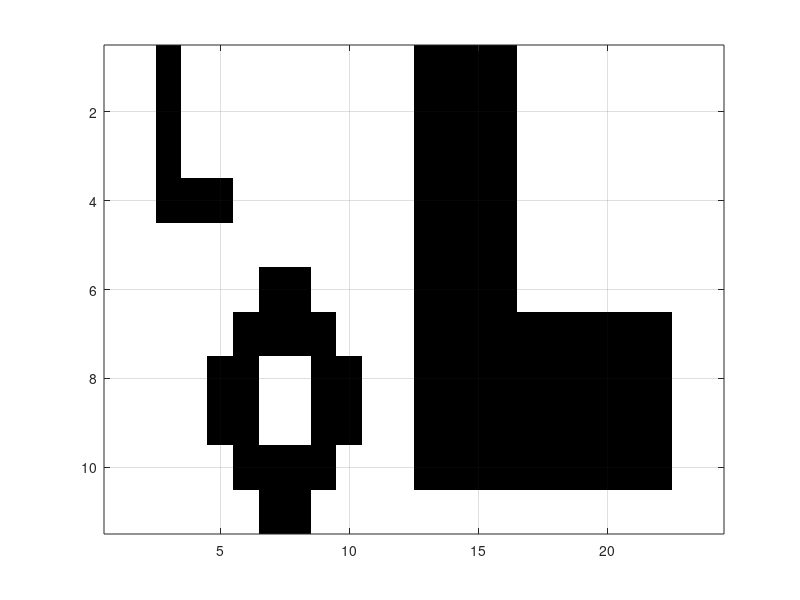
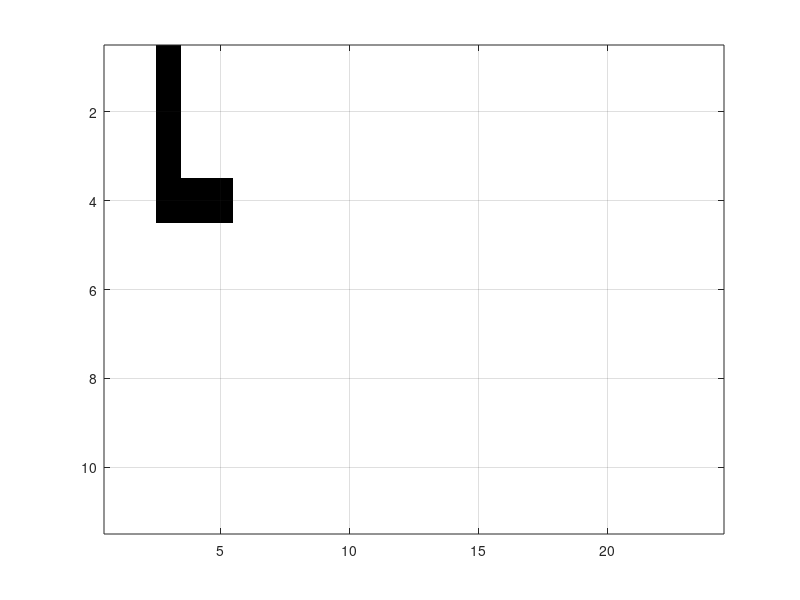
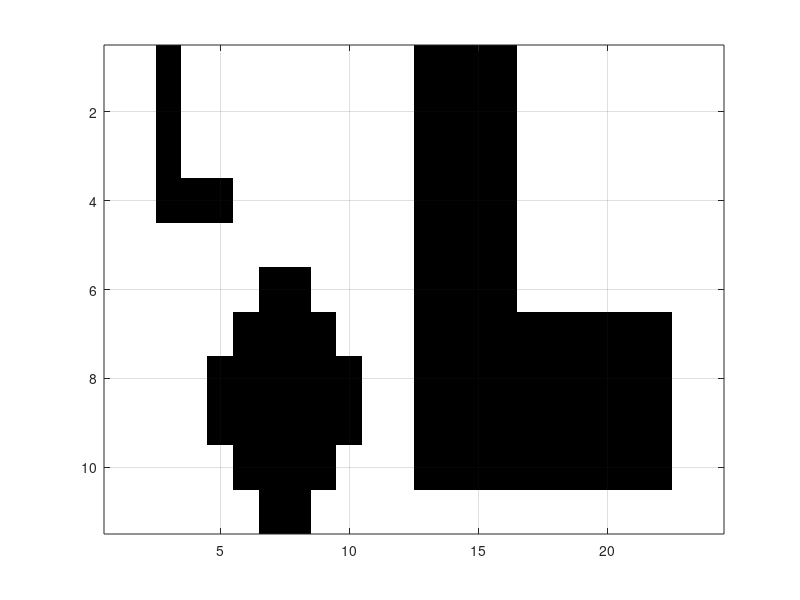
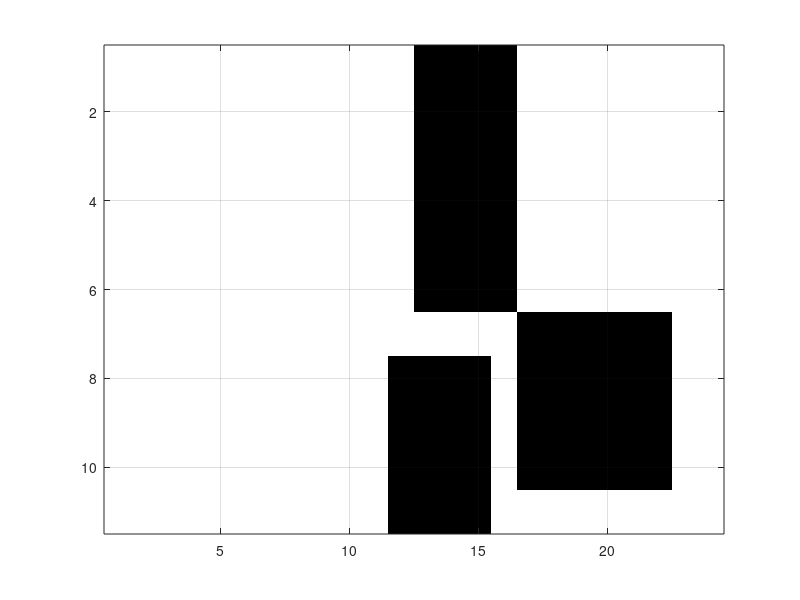

Write the MATLAB code that produced these figures, in order.
clc
close all

% generating primary image

matrix = zeros([11, 24]);

matrix(1:4,3) = ~matrix(1:4,3);
matrix(4,4:5) = ~matrix(4,4:5);

matrix(1:10,13:16) = ~matrix(1:10,13:16);
matrix(7:10,17:22) = ~matrix(7:10,17:22);

matrix(8:9,5) = ~matrix(8:9,5);
matrix(7:10,6) = ~matrix(7:10,6);
matrix(6:7,7) = ~matrix(6:7,7);
matrix(10:11,7) = ~matrix(10:11,7);
matrix(6:7,8) = ~matrix(6:7,8);
matrix(10:11,8) = ~matrix(10:11,8);
matrix(8:9,10) = ~matrix(8:9,10);
matrix(7:10,9) = ~matrix(7:10,9);

matrix = ~matrix;

figure, imagesc(matrix)
colormap(gray)
grid on

% A: keeping smaller 'L'
matrixA = matrix;

matrixA(5:end,:) = matrixA(5:end,:) | 1;
matrixA(1:4,6:end) = matrixA(1:4,6:end) | 1;

figure, imagesc(matrixA)
colormap(gray)
grid on

% B: filling the diamond
matrixB = matrix;

matrixB(8:9,7:8) = ~matrixB(8:9,7:8);

figure, imagesc(matrixB)
colormap(gray)
grid on

% C: removing smaller 'L' and the diamond, splitting bigger 'L'
matrixC = matrix;
% removing:
matrixC(:,1:11) = matrixC(:,1:11) | 1;
% splitting:
% removing the 4x4 square
matrixC(7:10,13:16) = ~matrixC(7:10,13:16);
% drawing the 4x4 square some where else
matrixC(8:11,12:15) = ~matrixC(8:11,12:15);

figure, imagesc(matrixC)
colormap(gray)
grid on
